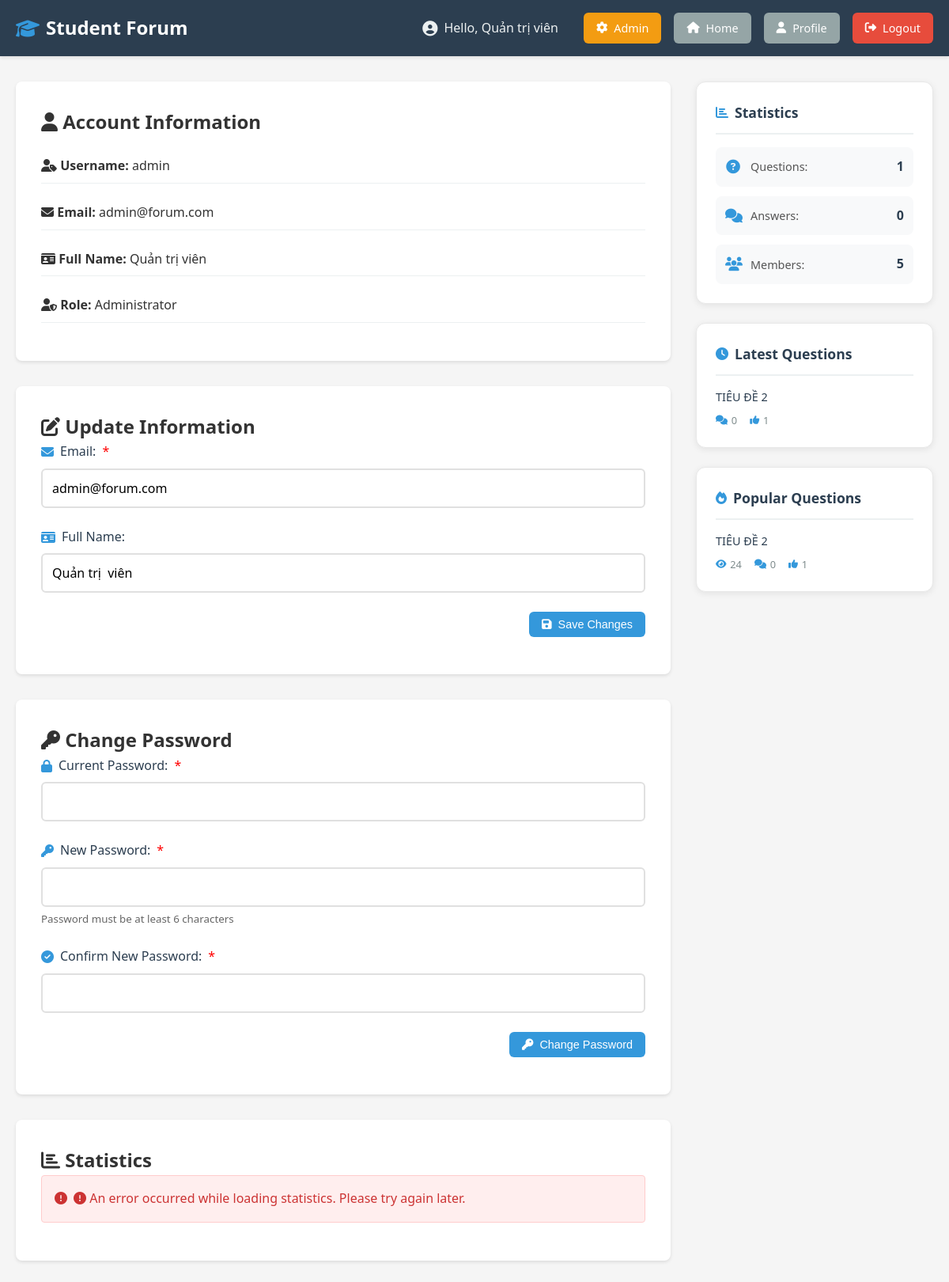
The app's page /profile.php (signed in) with its own data.
### tables this page shows
CREATE TABLE `users`  (
  `user_id` int NOT NULL AUTO_INCREMENT,
  `username` varchar(50) NOT NULL,
  `email` varchar(100) NOT NULL,
  `password` varchar(255) NOT NULL,
  `full_name` varchar(100) NULL DEFAULT NULL,
  `role` enum('student','teacher','admin') NULL DEFAULT 'student',
  `created_at` timestamp NULL DEFAULT CURRENT_TIMESTAMP,
  `updated_at` timestamp NULL DEFAULT CURRENT_TIMESTAMP ON UPDATE CURRENT_TIMESTAMP,
  PRIMARY KEY (`user_id`) USING BTREE,
  UNIQUE INDEX `username`(`username` ASC) USING BTREE,
  UNIQUE INDEX `email`(`email` ASC) USING BTREE
);

CREATE TABLE `questions`  (
  `question_id` int NOT NULL AUTO_INCREMENT,
  `user_id` int NOT NULL,
  `title` varchar(255) NOT NULL,
  `content` text NOT NULL,
  `views` int NULL DEFAULT 0,
  `created_at` timestamp NULL DEFAULT CURRENT_TIMESTAMP,
  `updated_at` timestamp NULL DEFAULT CURRENT_TIMESTAMP ON UPDATE CURRENT_TIMESTAMP,
  `images` varchar(255) NULL DEFAULT NULL,
  `module_id` int NULL DEFAULT NULL,
  PRIMARY KEY (`question_id`) USING BTREE,
  INDEX `idx_user_id`(`user_id` ASC) USING BTREE,
  INDEX `idx_created_at`(`created_at` ASC) USING BTREE,
  INDEX `idx_module_id`(`module_id` ASC) USING BTREE,
  CONSTRAINT `questions_ibfk_1` FOREIGN KEY (`user_id`) REFERENCES `users` (`user_id`) ON DELETE CASCADE ON UPDATE RESTRICT,
  CONSTRAINT `questions_ibfk_2` FOREIGN KEY (`module_id`) REFERENCES `modules` (`module_id`) ON DELETE SET NULL ON UPDATE RESTRICT
);

### includes/auth.php (called while the page is built, shortened)
<?php
function getCurrentUser() {
    try {
        $pdo = getDBConnection();
        $user_id = $_SESSION['user_id'];
        $stmt = $pdo->prepare("SELECT user_id, username, email, full_name, role FROM users WHERE user_id = ?");
        $stmt->execute([$user_id]);
        $user = $stmt->fetch();
        return $user ? $user : null;
    } catch (PDOException $e) {
        error_log('Error in getCurrentUser(): ' . $e->getMessage());
        return null;
    } catch (Exception $e) {
        error_log('Error in getCurrentUser(): ' . $e->getMessage());
        return null;
    }
}
function isAdmin() {
    $user = getCurrentUser();
    return $user && $user['role'] === 'admin';
}
?>

### profile.php (the view, shortened to what this page needs)
<?php
require_once 'includes/auth.php';
$user = getCurrentUser();
?>
<!DOCTYPE html>
<html lang="en">
<head>
    <link rel="stylesheet" href="https://cdnjs.cloudflare.com/ajax/libs/font-awesome/6.4.0/css/all.min.css">
    <link rel="stylesheet" href="assets/css/style.css?v=<?php echo time(); ?>">
</head>
<body>
    <nav class="navbar">
        <div class="container">
            <div class="nav-brand">
                <h1><i class="fas fa-graduation-cap"></i> Student Forum</h1>
            </div>
            <div class="nav-menu">
                <span class="user-info"><i class="fas fa-user-circle"></i> Hello, <?php echo htmlspecialchars($user['full_name'] ?: $user['username']); ?></span>
                <?php if (isAdmin()): ?>
                    <a href="admin.php" class="btn btn-warning"><i class="fas fa-cog"></i> Admin</a>
                <?php endif; ?>
                <a href="index.php" class="btn btn-secondary"><i class="fas fa-home"></i> Home</a>
                <a href="profile.php" class="btn btn-secondary"><i class="fas fa-user"></i> Profile</a>
                <a href="#" onclick="logout()" class="btn btn-danger"><i class="fas fa-sign-out-alt"></i> Logout</a>
            </div>
        </div>
    </nav>
    <div class="container">
        <div class="content-wrapper">
            <div class="main-content">
                <div class="profile-card">
                    <h2><i class="fas fa-user"></i> Account Information</h2>
                    <div class="profile-info">
                        <p><i class="fas fa-user-tag"></i> <strong>Username:</strong> <?php echo htmlspecialchars($user['username']); ?></p>
                        <p><i class="fas fa-envelope"></i> <strong>Email:</strong> <?php echo htmlspecialchars($user['email']); ?></p>
                        <p><i class="fas fa-id-card"></i> <strong>Full Name:</strong> <?php echo htmlspecialchars($user['full_name'] ?: 'Not updated'); ?></p>
                        <p><i class="fas fa-user-shield"></i> <strong>Role:</strong>
                            <?php
                            $roles = ['student' => 'Student', 'teacher' => 'Teacher', 'admin' => 'Administrator'];
                            echo $roles[$user['role']] ?? $user['role'];
                            ?>
                        </p>
                    </div>
                </div>
                <div class="profile-card">
                    <h2><i class="fas fa-edit"></i> Update Information</h2>
                    <form id="updateProfileForm">
                        <div class="form-group">
                            <label for="email"><i class="fas fa-envelope"></i> Email: <span style="color: red;">*</span></label>
                            <input type="email" id="email" name="email" value="<?php echo htmlspecialchars($user['email']); ?>" required>
                        </div>
                        <div class="form-group">
                            <label for="full_name"><i class="fas fa-id-card"></i> Full Name:</label>
                            <input type="text" id="full_name" name="full_name" value="<?php echo htmlspecialchars($user['full_name'] ?? ''); ?>" placeholder="Enter your full name">
                        </div>
                        <div class="form-actions">
                            <button type="submit" class="btn btn-primary">
                                <i class="fas fa-save"></i> Save Changes
                            </button>
                        </div>
                    </form>
                </div>
                <div class="profile-card">
                    <h2><i class="fas fa-key"></i> Change Password</h2>
                    <form id="changePasswordForm">
                        <div class="form-group">
                            <label for="current_password"><i class="fas fa-lock"></i> Current Password: <span style="color: red;">*</span></label>
                            <input type="password" id="current_password" name="current_password" required>
                        </div>
                        <div class="form-group">
                            <label for="new_password"><i class="fas fa-key"></i> New Password: <span style="color: red;">*</span></label>
                            <input type="password" id="new_password" name="new_password" minlength="6" required>
                            <small style="color: #666; display: block; margin-top: 5px;">Password must be at least 6 characters</small>
                        </div>
                        <div class="form-group">
                            <label for="confirm_password"><i class="fas fa-check-circle"></i> Confirm New Password: <span style="color: red;">*</span></label>
                            <input type="password" id="confirm_password" name="confirm_password" minlength="6" required>
                        </div>
                        <div class="form-actions">
                            <button type="submit" class="btn btn-primary">
                                <i class="fas fa-key"></i> Change Password
                            </button>
                        </div>
                    </form>
                </div>
                <div class="profile-stats">
                    <h2><i class="fas fa-chart-bar"></i> Statistics</h2>
                    <div id="user-stats">
                    </div>
                </div>
            </div>
            <?php include 'includes/sidebar.php'; ?>
        </div>
    </div>
</body>
</html>

### includes/sidebar.php (shortened to what this page needs)
<?php
try {
    $pdo = getDBConnection();
    $stats_query = "SELECT
        (SELECT COUNT(*) FROM questions) as total_questions,
        (SELECT COUNT(*) FROM answers) as total_answers,
        (SELECT COUNT(*) FROM users) as total_users";
    $stmt = $pdo->query($stats_query);
    $stats = $stmt->fetch();
    $recent_query = "SELECT q.question_id, q.title, q.created_at,
        (SELECT COUNT(*) FROM answers WHERE question_id = q.question_id) as answer_count,
        (SELECT COUNT(*) FROM likes WHERE question_id = q.question_id) as like_count
        FROM questions q
        ORDER BY q.created_at DESC
        LIMIT 5";
    $stmt = $pdo->query($recent_query);
    $recent_questions = $stmt->fetchAll();
    $popular_query = "SELECT q.question_id, q.title, q.views,
        (SELECT COUNT(*) FROM answers WHERE question_id = q.question_id) as answer_count,
        (SELECT COUNT(*) FROM likes WHERE question_id = q.question_id) as like_count
        FROM questions q
        ORDER BY (q.views + (SELECT COUNT(*) FROM likes WHERE question_id = q.question_id) * 2) DESC
        LIMIT 5";
    $stmt = $pdo->query($popular_query);
    $popular_questions = $stmt->fetchAll();
} catch (PDOException $e) {
    $stats = ['total_questions' => 0, 'total_answers' => 0, 'total_users' => 0];
    $recent_questions = [];
    $popular_questions = [];
}
?>
<aside class="sidebar">
    <div class="sidebar-widget" id="stats-widget">
        <h3><i class="fas fa-chart-bar"></i> Statistics</h3>
        <div class="stats-list" id="stats-list">
            <div class="stat-item-small">
                <i class="fas fa-question-circle"></i>
                <span class="stat-label">Questions:</span>
                <span class="stat-value" id="stat-questions"><?php echo number_format($stats['total_questions']); ?></span>
            </div>
            <div class="stat-item-small">
                <i class="fas fa-comments"></i>
                <span class="stat-label">Answers:</span>
                <span class="stat-value" id="stat-answers"><?php echo number_format($stats['total_answers']); ?></span>
            </div>
            <div class="stat-item-small">
                <i class="fas fa-users"></i>
                <span class="stat-label">Members:</span>
                <span class="stat-value" id="stat-users"><?php echo number_format($stats['total_users']); ?></span>
            </div>
        </div>
    </div>
    <div class="sidebar-widget">
        <h3><i class="fas fa-clock"></i> Latest Questions</h3>
        <ul class="question-list-sidebar">
            <?php if (empty($recent_questions)): ?>
                <li class="no-items">No questions yet</li>
            <?php else: ?>
                <?php foreach ($recent_questions as $question): ?>
                    <li>
                        <a href="question.php?id=<?php echo $question['question_id']; ?>" class="question-link-sidebar">
                            <?php echo htmlspecialchars($question['title']); ?>
                        </a>
                        <div class="question-meta-sidebar">
                            <span><i class="fas fa-comments"></i> <?php echo $question['answer_count']; ?></span>
                            <span><i class="fas fa-thumbs-up"></i> <?php echo $question['like_count']; ?></span>
                        </div>
                    </li>
                <?php endforeach; ?>
            <?php endif; ?>
        </ul>
    </div>
    <div class="sidebar-widget">
        <h3><i class="fas fa-fire"></i> Popular Questions</h3>
        <ul class="question-list-sidebar">
            <?php if (empty($popular_questions)): ?>
                <li class="no-items">No questions yet</li>
            <?php else: ?>
                <?php foreach ($popular_questions as $question): ?>
                    <li>
                        <a href="question.php?id=<?php echo $question['question_id']; ?>" class="question-link-sidebar">
                            <?php echo htmlspecialchars($question['title']); ?>
                        </a>
                        <div class="question-meta-sidebar">
                            <span><i class="fas fa-eye"></i> <?php echo $question['views']; ?></span>
                            <span><i class="fas fa-comments"></i> <?php echo $question['answer_count']; ?></span>
                            <span><i class="fas fa-thumbs-up"></i> <?php echo $question['like_count']; ?></span>
                        </div>
                    </li>
                <?php endforeach; ?>
            <?php endif; ?>
        </ul>
    </div>
</aside>

### assets/css/style.css (style rules this page uses)
* { margin: 0; padding: 0; box-sizing: border-box; }
body { font-family: 'Segoe UI', Tahoma, Geneva, Verdana, sans-serif; background-color: #f5f5f5; color: #333; line-height: 1.6; }
.container { max-width: 1200px; margin: 0 auto; padding: 0 20px; }
.navbar { background-color: #2c3e50; color: white; padding: 1rem 0; box-shadow: 0 2px 4px rgba(0,0,0,0.1); }
.navbar .container { display: flex; justify-content: space-between; align-items: center; }
.nav-brand h1 { font-size: 1.5rem; margin: 0; display: flex; align-items: center; gap: 0.5rem; }
.nav-brand h1 i { color: #3498db; }
.nav-menu { display: flex; gap: 1rem; align-items: center; }
.user-info { color: #ecf0f1; margin-right: 1rem; display: flex; align-items: center; gap: 0.5rem; }
.user-info i { font-size: 1.2rem; }
.btn { padding: 0.5rem 1rem; border: none; border-radius: 6px; cursor: pointer; text-decoration: none; display: inline-flex; align-items: center; gap: 0.5rem; font-size: 0.9rem; transition: all 0.3s; font-weight: 500; }
.btn i { font-size: 0.9rem; }
.btn-primary { background-color: #3498db; color: white; }
.btn-secondary { background-color: #95a5a6; color: white; }
.btn-danger { background-color: #e74c3c; color: white; }
.btn-warning { background-color: #f39c12; color: white; }
.content-wrapper { display: grid; grid-template-columns: 1fr 300px; gap: 2rem; margin: 2rem 0; }
.main-content { margin: 0; }
.form-group { margin-bottom: 1.5rem; }
.form-group label { display: flex; align-items: center; gap: 0.5rem; margin-bottom: 0.5rem; color: #2c3e50; font-weight: 500; }
.form-group label i { color: #3498db; }
.form-group input, .form-group textarea, .form-group select { width: 100%; padding: 0.75rem; border: 2px solid #e0e0e0; border-radius: 6px; font-size: 1rem; font-family: inherit; transition: border-color 0.3s; background-color: white; }
.form-actions { display: flex; gap: 1rem; justify-content: flex-end; }
.profile-card { background: white; padding: 2rem; border-radius: 8px; box-shadow: 0 2px 4px rgba(0,0,0,0.1); margin-bottom: 2rem; }
.profile-info p { margin: 1rem 0; padding: 0.5rem 0; border-bottom: 1px solid #ecf0f1; }
.profile-stats { background: white; padding: 2rem; border-radius: 8px; box-shadow: 0 2px 4px rgba(0,0,0,0.1); }
.sidebar { display: flex; flex-direction: column; gap: 1.5rem; }
.sidebar-widget { background: white; padding: 1.5rem; border-radius: 12px; box-shadow: 0 2px 8px rgba(0,0,0,0.08); border: 1px solid #e8e8e8; }
.sidebar-widget h3 { color: #2c3e50; font-size: 1.1rem; font-weight: 600; margin-bottom: 1rem; display: flex; align-items: center; gap: 0.5rem; padding-bottom: 0.75rem; border-bottom: 2px solid #ecf0f1; }
.sidebar-widget h3 i { color: #3498db; font-size: 1rem; }
.stats-list { display: flex; flex-direction: column; gap: 0.75rem; }
.stat-item-small { display: flex; align-items: center; gap: 0.75rem; padding: 0.75rem; background: #f8f9fa; border-radius: 8px; transition: all 0.3s; }
.stat-item-small i { color: #3498db; font-size: 1.1rem; width: 20px; text-align: center; }
.stat-item-small .stat-label { flex: 1; color: #555; font-size: 0.9rem; }
.stat-item-small .stat-value { color: #2c3e50; font-weight: 600; font-size: 1rem; }
.question-list-sidebar { list-style: none; padding: 0; margin: 0; display: flex; flex-direction: column; gap: 1rem; }
.question-list-sidebar li { padding-bottom: 1rem; border-bottom: 1px solid #ecf0f1; }
.question-list-sidebar li:last-child { padding-bottom: 0; border-bottom: none; }
.question-link-sidebar { display: block; color: #2c3e50; text-decoration: none; font-weight: 500; font-size: 0.9rem; line-height: 1.5; margin-bottom: 0.5rem; transition: color 0.3s; }
.question-meta-sidebar { display: flex; gap: 1rem; font-size: 0.8rem; color: #7f8c8d; flex-wrap: wrap; }
.question-meta-sidebar span { display: flex; align-items: center; gap: 0.3rem; }
.question-meta-sidebar i { color: #3498db; font-size: 0.75rem; }

### records on screen
users: full_name "Quản trị viên", username "admin", email "admin@forum.com", role "Administrator"
questions: title "TIÊU ĐỀ 2", answer_count "0", like_count "1", views "24"

### other values on screen
$stats['total_questions'] "1"
$stats['total_answers'] "0"
$stats['total_users'] "5"
